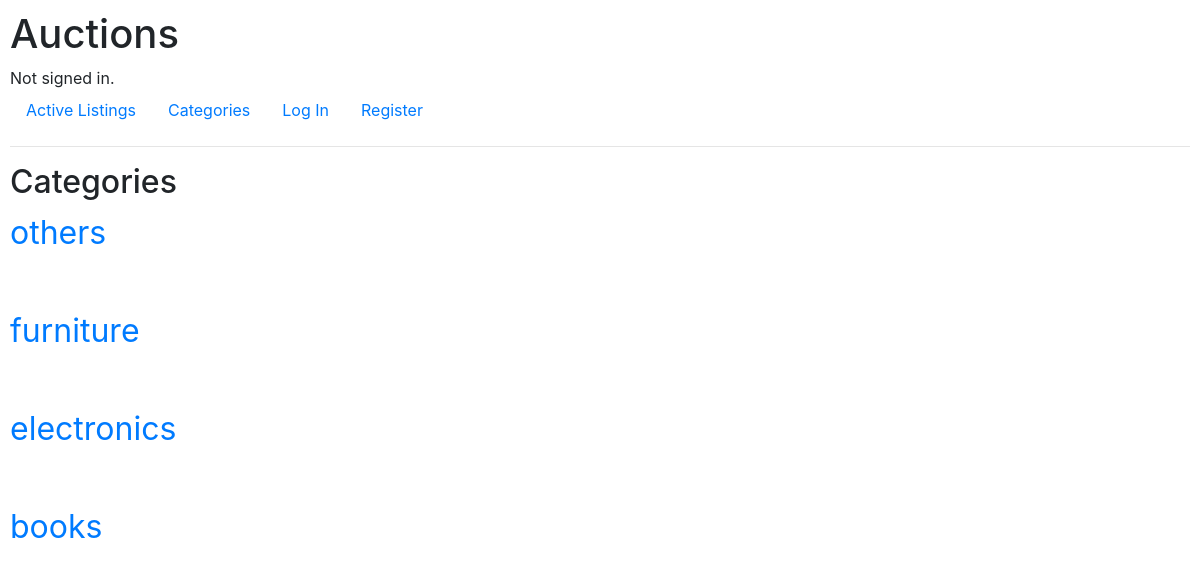
The page /categories on the database its author committed.
### auctions/models.py (models this page shows, shortened)
class Listing(models.Model):
    id = models.AutoField(primary_key=True)
    owner_id = models.ForeignKey(User, on_delete=models.CASCADE, related_name="listings")
    name = models.CharField(max_length=64)
    description = models.TextField()
    initial_price = models.DecimalField(default=0,max_digits=10, decimal_places=2)
    picture_url = models.ImageField(upload_to='images/', null=True, blank=True)
    created_at = models.DateTimeField(auto_now_add=True)
    end_at = models.DateTimeField()
    bids_count = models.IntegerField(default=0)
    category = models.CharField(default="others", max_length=64)
    last_bid_id = models.ForeignKey("Bid", on_delete=models.SET_NULL, null=True, blank=True)
    is_active = models.BooleanField(default=True)
    winner_id = models.ForeignKey(User, on_delete=models.SET_NULL, null=True, blank=True)

### auctions/views.py (the view)
# urls.py: path("categories", views.categories, name="categories"),
def categories(request):
    categories = Listing.objects.values_list("category", flat=True).distinct()
    print("categories:", categories)
    return render(request, "auctions/categories.html", {
        "categories": categories
    })

### auctions/templates/auctions/categories.html
{% extends "auctions/layout.html" %}
{% block body %}
  <h2>Categories</h2>
<div class="categories">
{% for category in categories %}
  <a href="{% url 'category' category %}">{{ category }}</a>
{% endfor %}
</div>
{% endblock %}

### auctions/static/auctions/styles.css (style rules this page uses)
body { padding: 10px; height: 600px; }
.categories { display: flex; flex-wrap: wrap; gap: 50px; font-size: 2rem; flex-direction: column; }

### rows shown on the page
Listing: category "furniture"
Listing: category "electronics"
Listing: category "books"

### other values the page prints
{{ category }} "others"
